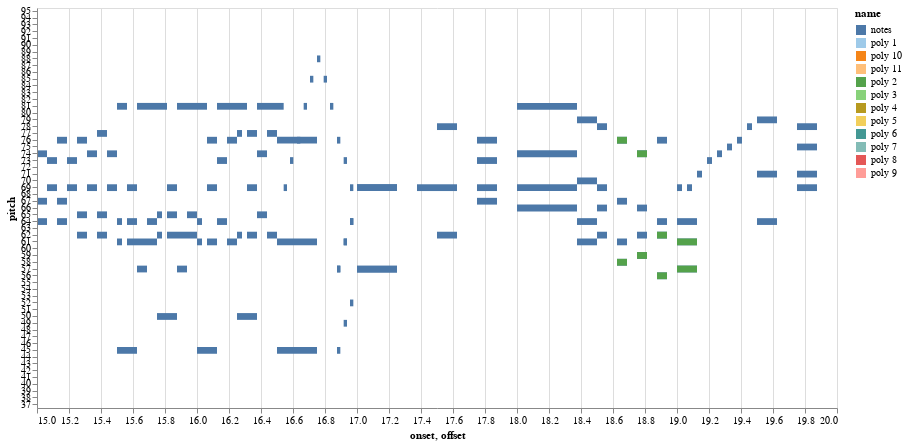

Write notebook code for a chart like this one.
### Code cell
plotpolygrams(notes, best, start=15, stop=20)

### Figure 1 — Vega-Lite specification as saved in the notebook (floating-point values rounded to 4 significant figures; data arrays with more than 128 entries replaced by an {"elided": "..."} marker saying what was removed)
{"data": {"values": {"elided": "3294 records"}}, "encoding": {"color": {"field": "name", "scale": {"scheme": "tableau20"}, "type": "nominal"}, "tooltip": {"field": "pitch", "type": "quantitative"}, "x": {"field": "onset", "scale": {"domain": [15, 20]}, "type": "quantitative"}, "x2": {"field": "offset", "type": "quantitative"}, "y": {"field": "pitch", "scale": {"domain": [95, 94, 93, 92, 91, 90, 89, 88, 87, 86, 85, 84, 83, 82, 81, 80, 79, 78, 77, 76, 75, 74, 73, 72, 71, 70, 69, 68, 67, 66, 65, 64, 63, 62, 61, 60, 59, 58, 57, 56, 55, 54, 53, 52, 51, 50, 49, 48, 47, 46, 45, 44, 43, 42, 41, 40, 39, 38, 37]}, "type": "ordinal"}}, "height": 400, "mark": {"clip": true, "type": "rect"}, "width": 800}
